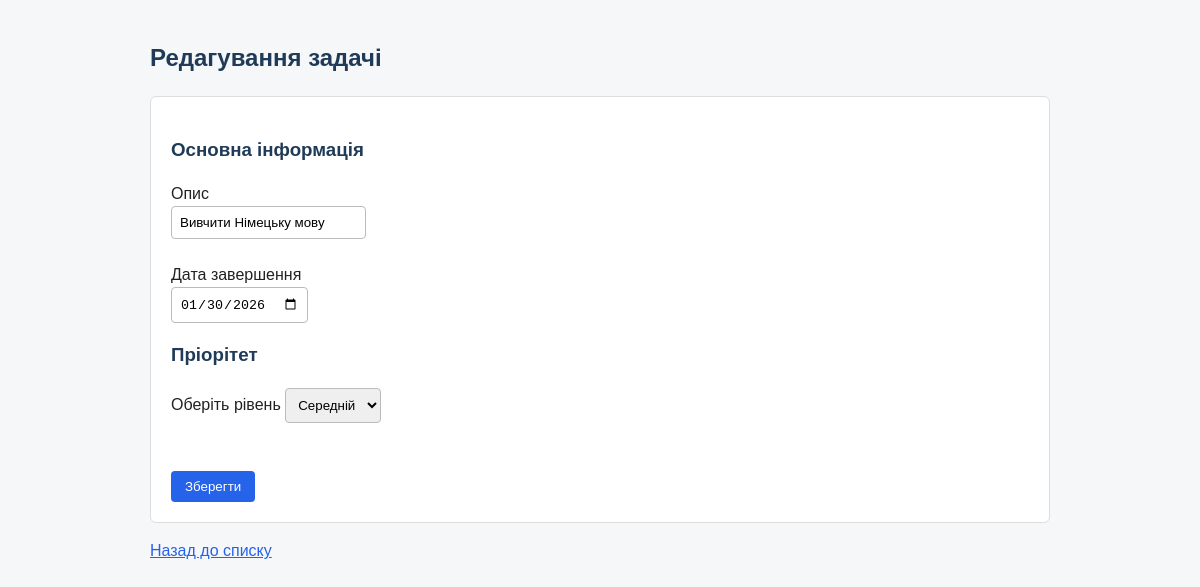
/edit_task/30 (signed in), run on the app's committed database.
### tables this page shows
CREATE TABLE tasks (
                id INTEGER PRIMARY KEY AUTOINCREMENT,
                user_id INTEGER,
                description TEXT,
                created_at TIMESTAMP NOT NULL,
                due_at TIMESTAMP NOT NULL,
                priority INTEGER NOT NULL,
                done BOOLEAN NOT NULL,
                FOREIGN KEY("user_id") REFERENCES users(id)
    );

### app.py (the view, shortened to what this page needs)
@app.route('/edit_task/<int:task_id>', methods=['GET', 'POST'])
def edit_task(task_id):
    if "username" not in session:
        return redirect(url_for('login'))
    user = db.get_user(session['username'])
    user_id = user[0]
    task = db.get_task(task_id, user_id)
    if task is None:
        flash("Задачу не знайдено")
        return redirect(url_for('tasks'))
    return render_template('edit_task.html', task=task, priority_map=priority_map)

### database.py (called while the page is built)
def get_user(username):
    conn = sqlite3.connect(DB_NAME)
    curs = conn.cursor()
    curs.execute("SELECT * FROM users WHERE username = ?", (username,))
    user = curs.fetchone()
    conn.close()
    return user

def get_task(task_id, user_id=None):
    conn = sqlite3.connect(DB_NAME)
    curs = conn.cursor()
    if user_id is None:
        curs.execute("SELECT * FROM tasks WHERE id = ?", (task_id,))
    else:
        curs.execute("SELECT * FROM tasks WHERE id = ? AND user_id = ?", (task_id, user_id))
    task = curs.fetchone()
    conn.close()
    return task

### templates/edit_task.html (shortened to what this page needs)
<!DOCTYPE html>
<html lang="uk">
<head>
    <link rel="stylesheet" href="{{ url_for('static', filename='css/style.css') }}">
</head>
<body>
    <h2>Редагування задачі</h2>
    <form method="POST" class="task-form">
        <div class="form-section">
            <h3>Основна інформація</h3>
            <div class="form-gruop">
                <label for="description">Опис</label><br>
                <input type="text" id="description" name="description" value="{{ task[2] }}" required>
            </div><br>
            <div class="form-group">
                <label for="due_at">Дата завершення</label><br>
                 <input type="date" id="due_at" name="due_at" value="{{ task[4] }}" required>
            </div>
        </div>
        <div class="form-section">
            <h3>Пріорітет</h3>
            <div class="form-gruop">
                <label for="priority">Оберіть рівень</label>
                <select name="priority">
                    {% for key, value in priority_map.items() %}
                        <option value="{{ key }}" {% if task[5] == key %}selected{% endif %}>{{ value }}</option>
                    {% endfor %}
                </select><br>
            </div><br><br>
        </div>
        <button type="submit">Зберегти</button>
    </form>
    <p><a href="{{ url_for('tasks') }}">Назад до списку</a></p>
</body>
</html>

### static/css/style.css (style rules this page uses)
body { max-width: 900px; margin: 40px auto; padding: 0 20px; font-family: Arial, sans-serif; color: #222; background: #f6f7f9; line-height: 1.5; }
h1, h2, h3 { color: #1f3b57; }
a { color: #2563eb; }
form, ol, ul { background: #fff; border: 1px solid #ddd; border-radius: 6px; padding: 20px; }
input, select { padding: 8px; border: 1px solid #bbb; border-radius: 4px; }
button { padding: 8px 14px; border: 0; border-radius: 4px; color: #fff; background: #2563eb; cursor: pointer; }

### data on the page
tasks: description "Вивчити Німецьку мову", due_at "01/30/2026", priority "Середній"
